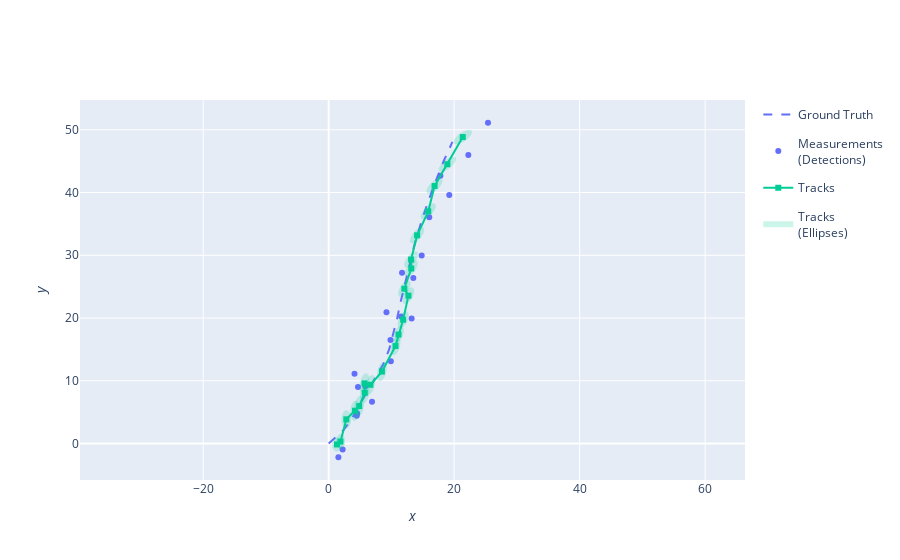

The code cell stored with this chart in its notebook:
### Code cell
plotter.plot_tracks(track, [0, 2], uncertainty=True)
plotter.fig
